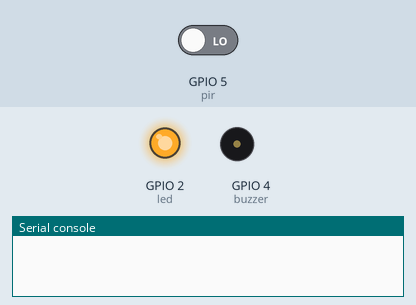
Simulated run of this program. Board: ESP8266 board running MicroPython. On the bench: output pins drawn as LEDs (lit = HIGH, except the on-board LED, lit = LOW), buzzer (waves = sounding, pin HIGH), the last lines printed to the serial console. Inputs (shaded band) come from the test bench; at power-on: GPIO 5 (pir) LOW.

Above: at 1.2 s.
1.3 s: GPIO 5 (pir) driven HIGH
At 1.9 s:
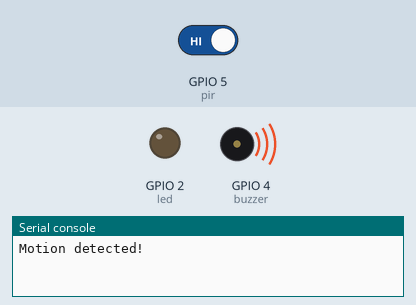
Timing chart, 0 to 4.3 s (numbered marks = the images above; inputs shaded):
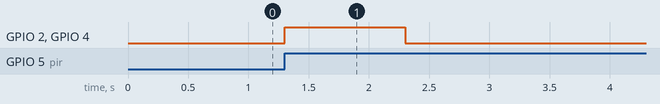

Measured:
- after the input at 1.3 s, GPIO 2 (led), GPIO 4 (buzzer): LOW → HIGH at once, → LOW 1.0 s later

The program:

PIR_Sensor-with_interrupt.py
```python
from machine import Pin
import time

# Define the PIR sensor pin
pir = Pin(5, Pin.IN) #GPIO14 (D5)
led = Pin(2, Pin.OUT) #
buzzer = Pin(4, Pin.OUT) #D2

# Define the interrupt service routine (ISR)
def motion_detected(pin):
    print("Motion detected!")
    led.value(1)
    buzzer.value(1)
    time.sleep(1)
    buzzer.value(0)
    # Add additional actions here (e.g., turn on light, send notification)

# Attach the ISR to the PIR sensor pin
pir.irq(trigger=Pin.IRQ_RISING, handler=motion_detected)

# Main loop
while True:
    led.value(0)
    time.sleep(0.1)
```
